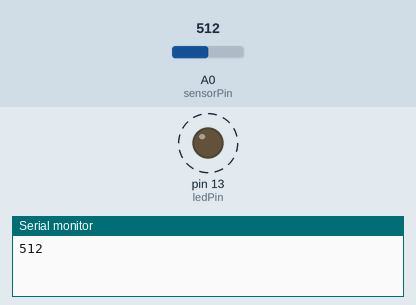
A sketch run on a simulated Arduino Uno, built with avr-gcc and run on an emulated ATmega328P. Shown: output pins drawn as LEDs (lit = HIGH), the last lines printed to the serial monitor. Dashed ring = blinking. The test bench sets the inputs (shaded band); at power-on: A0 (sensorPin) = 512.

Above: at 1.8 s.
1.9 s: A0 (sensorPin) set to 122
At 2.35 s:
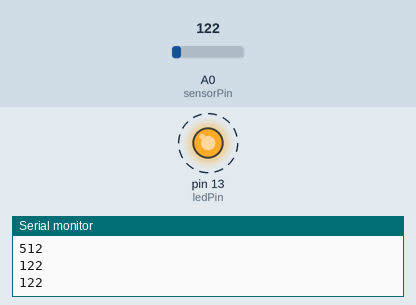
5.0 s: A0 (sensorPin) set to 0
At 5.9 s:
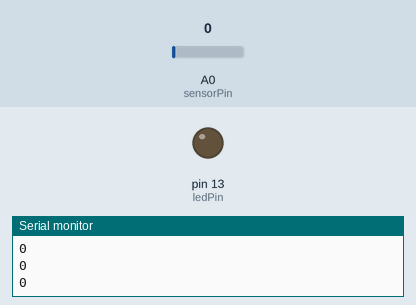
6.6 s: A0 (sensorPin) set to 306
At 7.36 s:
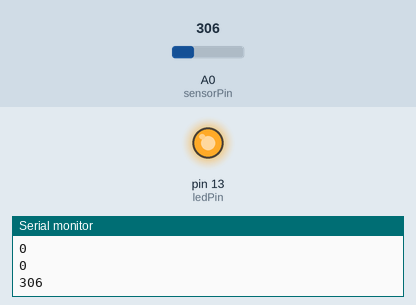
Timing chart, 0 to 15.7 s (numbered marks = the images above; inputs shaded):
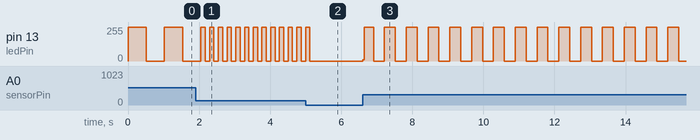

The sketch:

sensorValue.ino
```cpp
int sensorPin = A0;    // select the input pin for the potentiometer
int ledPin = 13;      // select the pin for the LED
int sensorValue = 0;  // variable to store the value coming from the sensor

void setup() {
  // declare the ledPin as an OUTPUT:
  pinMode(ledPin, OUTPUT);
   // initialize serial communication at 9600 bits per second:
  Serial.begin(9600);
}

void loop() {
  // read the value from the sensor:
  sensorValue = analogRead(sensorPin);
  // turn the ledPin on
  digitalWrite(ledPin, HIGH);
  // stop the program for <sensorValue> milliseconds:
  delay(sensorValue);
  // turn the ledPin off:
  digitalWrite(ledPin, LOW);
  // stop the program for for <sensorValue> milliseconds:
  delay(sensorValue);
   // read the input on analog pin 0:
  int sensorValue = analogRead(A0);
  // print out the value you read:
  Serial.println(sensorValue);
  delay(1);        // delay in between reads for stability
}
```

Measured:
- after the input at 1.9 s, pin 13 (ledPin): alternates 255/255 for 0.12 s and 0/255 for 0.12 s, starting after 0.27 s
- after the input at 5.0 s, pin 13 (ledPin): goes on until 5.1 s, then stays 0/255
- after the input at 6.6 s, pin 13 (ledPin): 0/255 → 9/255 at once, then repeats every 0.57 s: 255/255 0.26 s, 0/255 0.31 s
- by itself, pin 13 (ledPin): alternates 255/255 for 0.51 s and 0/255 for 0.51 s
